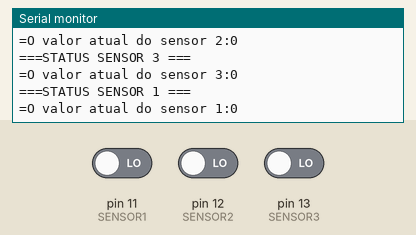
Bench run of a sketch on a simulated Arduino Uno, built with avr-gcc and run on an emulated ATmega328P. Shown: the last lines printed to the serial monitor. Inputs (shaded band) come from the test bench; at power-on: pin 11 (SENSOR1) LOW, pin 12 (SENSOR2) LOW, pin 13 (SENSOR3) LOW.

Above: at 12.8 s.
12.9 s: pin 11 (SENSOR1) driven HIGH
At 19.3 s:
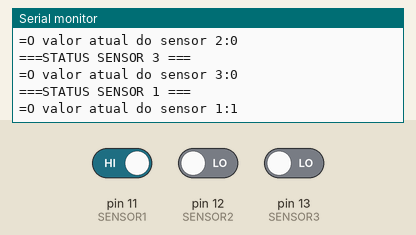
19.6 s: pin 12 (SENSOR2) driven HIGH
At 20.5 s:
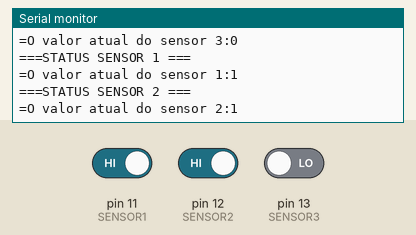
26.3 s: pin 13 (SENSOR3) driven HIGH
At 29.4 s:
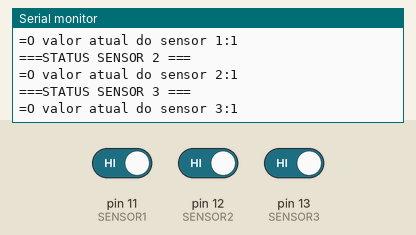
Timing chart, 0 to 30.9 s (numbered marks = the images above; inputs shaded):
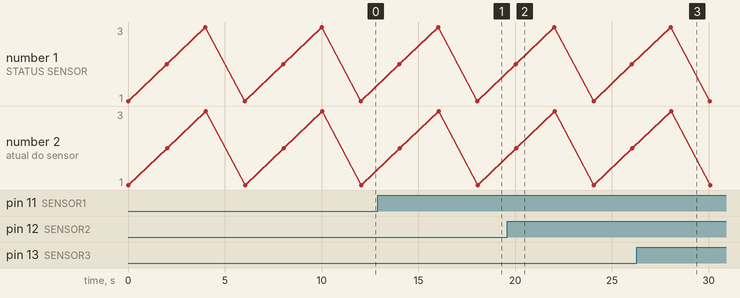

The sketch:

code.ino
```cpp
/*
	Projeto: Leitura digital
    Contratante: SENAI - Timbó
    Projetista William Colasso Pereira
    Data: 03/07/2024 - Versão: 1.0

    Resumo: Ler e enviar para o monitor
    Serial o sinal digital enviado por um sensor.

*/

//	Definição de constantes

#define SENSOR1 11 			//Define a porta para o sensor
#define SENSOR2 12 			//Define a porta para o sensor
#define SENSOR3 13 			//Define a porta para o sensor
#define TEMPO_L 2000 		//Define o tempo de leitura do sensor

//	Definição das variáveis

bool valorSensor1 = HIGH;	//Define a variável que irá guardar o valor do sensor1
bool valorSensor2 = HIGH;	//Define a variável que irá guardar o valor do sensor2
bool valorSensor3 = HIGH;	//Define a variável que irá guardar o valor do sensor3


void setup()	//Função SETUP
{
  pinMode(SENSOR1, INPUT);	//Define o sensor como entrada
  pinMode(SENSOR2, INPUT);	//Define o sensor como entrada
  pinMode(SENSOR3, INPUT);	//Define o sensor como entrada
  Serial.begin(9600);		//Define a taxa de transmissão em bits
}

void loop()
{
  Serial.println("===STATUS SENSOR 1 ===");
  valorSensor1 = digitalRead(SENSOR1);			//Armazeno o valor lido no sensor para a variável
  Serial.print("=O valor atual do sensor 1:");	//Imprime no console
  Serial.println(valorSensor1);					//Imprime no console a variável
  delay(TEMPO_L);								//Delay de tempo de leitura
  Serial.println("===STATUS SENSOR 2 ===");		//Imprime no console
  valorSensor2 = digitalRead(SENSOR2);			//Armazeno o valor lido no sensor para a variável
  Serial.print("=O valor atual do sensor 2:");	//Imprime no console
  Serial.println(valorSensor2);					//Imprime no console a variável
  delay(TEMPO_L);								//Delay de tempo de leitura
  Serial.println("===STATUS SENSOR 3 ===");		//Imprime no console
  valorSensor3 = digitalRead(SENSOR3);			//Armazeno o valor lido no sensor para a variável
  Serial.print("=O valor atual do sensor 3:");	//Imprime no console
  Serial.println(valorSensor3);					//Imprime no console a variável
  delay(TEMPO_L);								//Delay de tempo de leitura

  Serial.print("\r\n\r\n\r\n\r\n\r\n\r\n\r\n\r\n\r\n\r\n");  // Envie múltiplos retornos de carro e avanços de linha para rolar o conteúdo fora da tela

}


//Fim da programação
```

Measured:
- after the input at 12.9 s, the serial monitor: prints a new line after 5.2 s (image 1)
- after the input at 19.6 s, the serial monitor: prints a new line after 0.46 s (image 2)
- after the input at 26.3 s, the serial monitor: prints a new line after 1.8 s (image 3)
